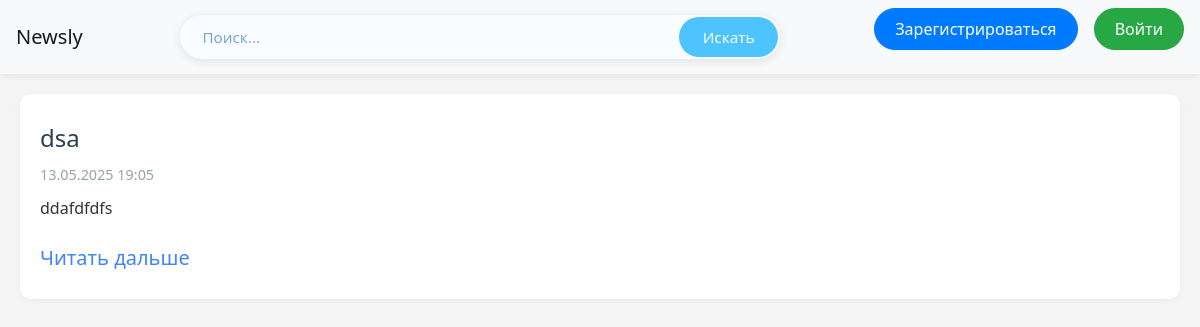
The app's page /news_log, older data.
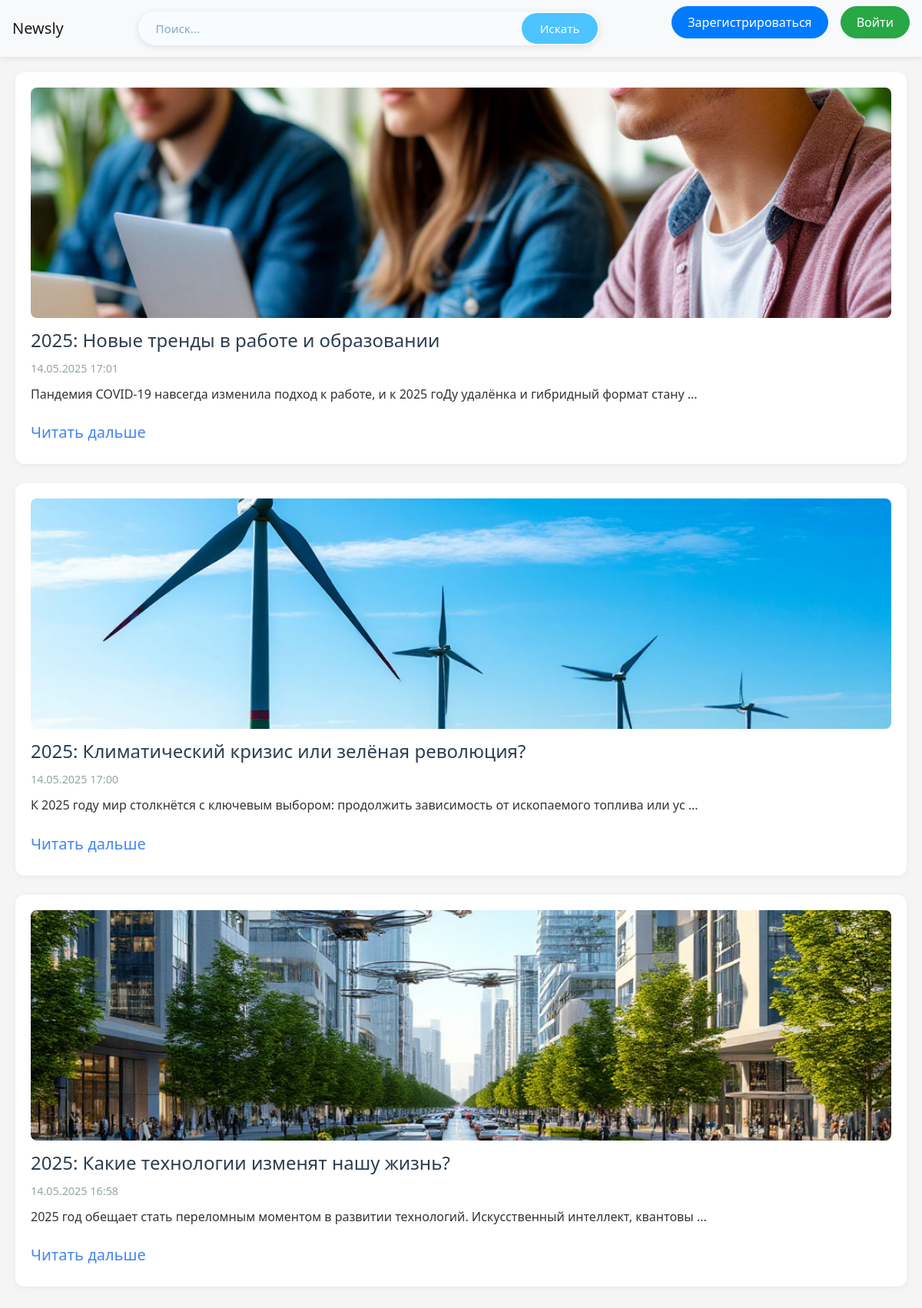
The same page, newer data.
### data/news.py (models this page shows, shortened)
class News(SqlAlchemyBase):
    __tablename__ = 'news'
    id = sqlalchemy.Column(sqlalchemy.Integer,
                           primary_key=True, autoincrement=True)
    title = sqlalchemy.Column(sqlalchemy.String, nullable=True)
    content = sqlalchemy.Column(sqlalchemy.String, nullable=True)
    image_path = sqlalchemy.Column(sqlalchemy.String, nullable=True)
    created_date = sqlalchemy.Column(sqlalchemy.DateTime,
                                     default=datetime.datetime.now)
    is_private = sqlalchemy.Column(sqlalchemy.Boolean, default=True)
    likes = orm.relationship('Like', backref='news', cascade='all, delete')
    user_id = sqlalchemy.Column(sqlalchemy.Integer,
                                sqlalchemy.ForeignKey("users.id"))
    user = orm.relationship('User')
    news_tags = orm.relationship("Tags",
                                 secondary="association",
                                 backref="news",
                                 cascade="save-update, merge",
                                 passive_deletes=True)

### server.py (the view)
@app.route('/news_log', methods=['GET', 'POST'])
def news_log():
    db_sess = db_session.create_session()
    news = sorted(db_sess.query(News).all(), key=lambda x: x.created_date)[::-1]
    return render_template('lenta.html', news=news)

### data/db_session.py (called while the page is built)
def create_session() -> Session:
    global __factory
    return __factory()

### templates/lenta.html
{% extends "base.html" %}
{% block content %}
{% for article in news %}
    <article class="news-item">
        {% if article.image_path %}
        <img src="{{ article.image_path }}" alt="{{ article.title }}">
        {% endif %}
        <h2>{{ article.title }}</h2>
        <p class="date">{{ article.created_date.strftime('%d.%m.%Y %H:%M')}}</p>
        <p>{{ article.content[:100] }}
        {% if article.content|length > 100 %}
            ...
        {% endif %}
        </p>
        <a class="navbar-brand" href="/news/{{ article.id }}">Читать дальше</a>
    </article>
{% endfor %}
{% endblock %}

Row changes from the older to the newer data that the page shows:
removed News: title "dsa", created_date "13.05.2025 19:05", content "ddafdfdfs"
added News: shows a picture, title "2025: Новые тренды в работе и образовании", created_date "14.05.2025 17:01", content "Пандемия COVID-19 навсегда изменила подход к работе, и к 2025 гоДу удалёнка и гибридный формат стану"
added News: shows a picture, title "2025: Климатический кризис или зелёная революция?", created_date "14.05.2025 17:00", content "К 2025 году мир столкнётся с ключевым выбором: продолжить зависимость от ископаемого топлива или ус"
added News: shows a picture, title "2025: Какие технологии изменят нашу жизнь?", created_date "14.05.2025 16:58", content "2025 год обещает стать переломным моментом в развитии технологий. Искусственный интеллект, квантовы"
